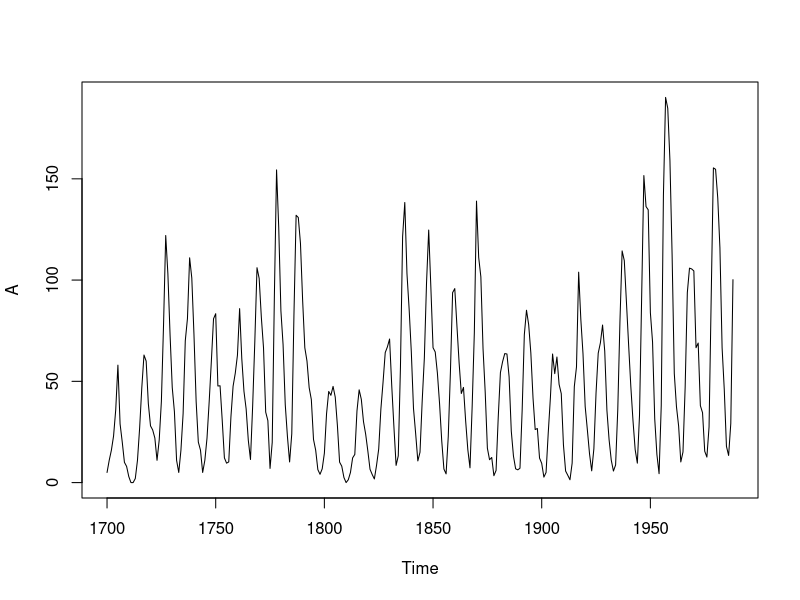
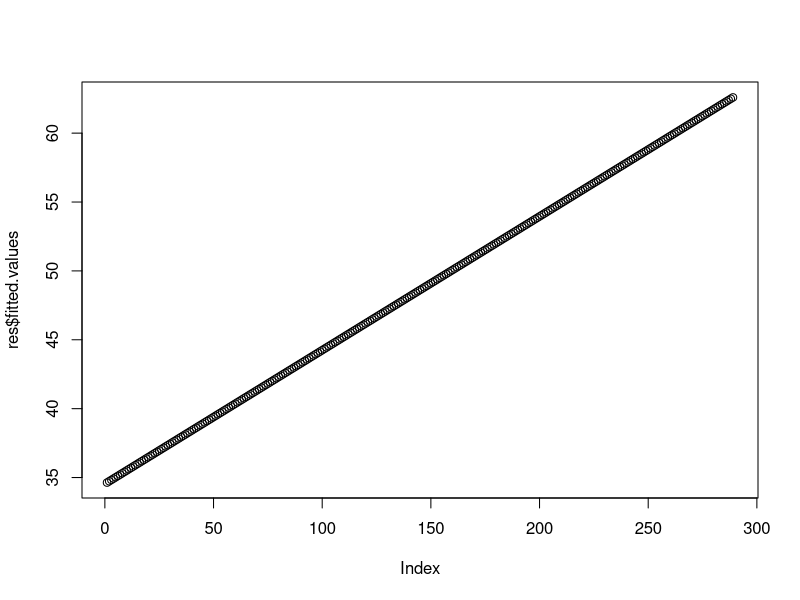

These charts were generated, in order, by the following R code:
library(datasets)
A <- sunspot.year
plot(A)  
A <- data.frame(A, Year=1700:1988)
res <- lm(A~Year, data = A)
plot(res$fitted.values)
